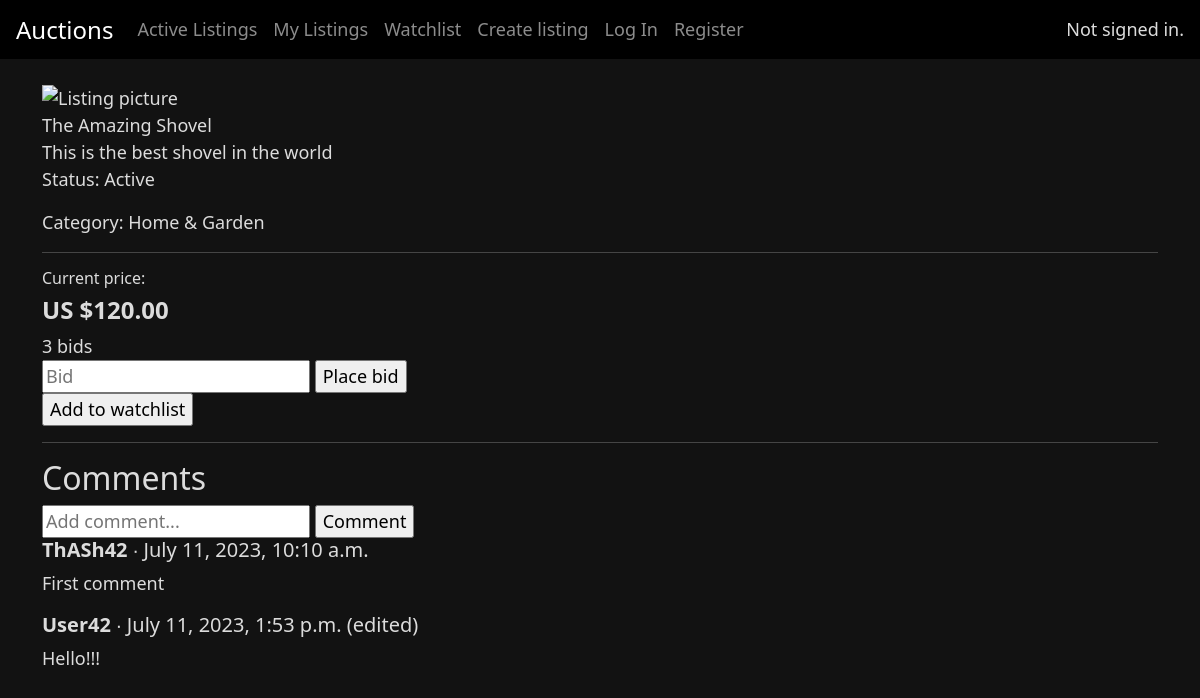
Before: /listing/1 with the older database file.
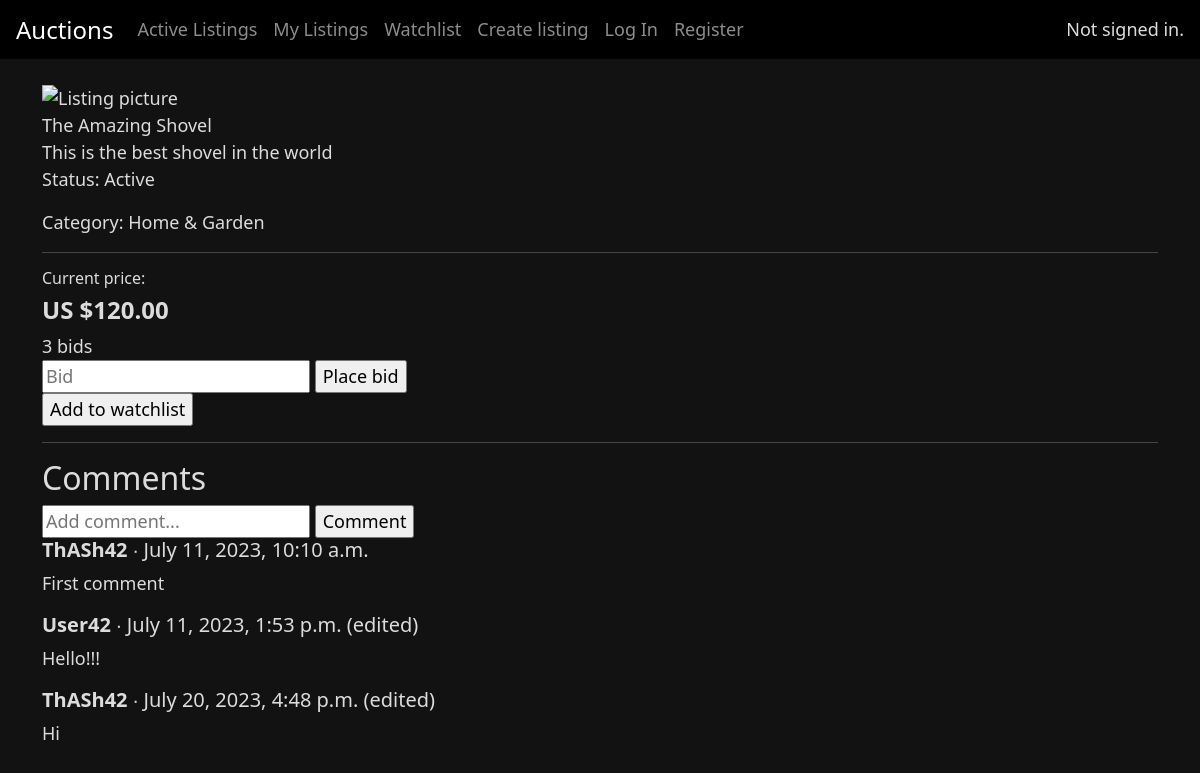
After: the same page with the newer database file.
### auctions/models.py (models this page shows, shortened)
class Comment(models.Model):
    commentator = models.ForeignKey(
        User, on_delete=models.CASCADE, related_name="commentator"
    )
    message = models.TextField(max_length=1000)
    time = models.DateTimeField(auto_now_add=True)
    is_modified = models.BooleanField(default=False)

class User(AbstractUser):
    pass

### auctions/views.py (the view)
# urls.py: path("listing/<int:listing_id>", views.listing, name="listing"),
def listing(request, listing_id):
    listing = Listing.objects.get(pk=listing_id)
    is_watching = request.user in listing.watchlist.all()
    owner_id = listing.owner.id
    is_owner = True if request.user.id == owner_id else False
    comments = listing.comments.all()
    current_price = get_price(listing)
    for category_tuple in CATEGORY_CHOICES:
        if category_tuple[0] == listing.category:
            category = category_tuple[1]
            break
    return render(request, "auctions/listing.html", {
        "listing": listing,
        "is_watching": is_watching,
        "comments": comments,
        "is_owner": is_owner,
        "current_price": current_price,
        "category": category,
    })

### auctions/utilities.py (called while the page is built)
def get_price(listing):
    if listing.bids.exists():
        bid = listing.bids.order_by('-price').first()
        return bid.price
    else:
        return listing.start_bid

### auctions/templates/auctions/listing.html (shortened to what this page needs)
{% extends 'auctions/layout.html' %}
{% block body %}
<section>
    <div>
        <img src="{{ listing.image }}" alt="Listing picture" style="width:300px">
    </div>
    <div>
            {{ listing.title }}
            <br>
            {{ listing.description }}
            {% if listing.active_status == "active" %}
            <p>Status: Active</p>
            {% elif listing.active_status == "inactive" %}
            <p>Status: Inactive</p>
            {% else %}
            <p>Status: Closed</p>
            <p>Winner: {{ listing.winner }}</p>
        {% endif %}
        <p>Category: {{ category }}</p>
    </div>
    <hr>
</section>
<section>
    <div>
        {% if not listing.bids.count == 0 %}
        <div>
            <h6>Current price:</h6>
            <h4><strong>US ${{ current_price }}</strong></h4>
        </div>
        {% else %}
        <div>
            <h6>Start bid:</h6>
            <h4><strong>US ${{ current_price }} </strong></h4>
        </div>
        {% endif %}
        <div>
            <a href="{% url 'bids' listing.id %}">
                {{ listing.bids.count }}
                {% if listing.bids.count == 1 %}
                    bid
                {% else %}
                    bids
                {% endif %}
            </a>
        </div>
    </div>
    {% if not is_owner %}
        <div>
            {% if not listing.active_status == "closed" %}
                <form action="{% url 'bid' listing.id %}", method="POST">
                    <input name="bid" type="number" step= 0.01 placeholder="Bid">
                    <input type="submit" value="Place bid">
                </form>
            {% endif %}
            {% if not is_watching %}
                <form action="{% url 'watchlist' listing.id %}" method="POST">
                    <input type="submit" value="Add to watchlist">
                </form>
            {% else %}
                <form action="{% url 'delete_watchlist' listing.id %}" method="POST">
                    {% csrf_token %}
                    <input type="submit" value="Unwatch">
                </form>
            {% endif %}
        </div>
    {% endif %}
</section>
<hr>
<section>
    <h2>Comments</h2>
    <div>
        <form action="{% url 'comment' listing.id %}" method="POST">
            <input name="message" type="text" placeholder="Add comment...">
            <input type="submit" value="Comment">
        </form>
    </div>
    {% for comment in comments %}
        <div>
            <h5>
                <strong>
                    {{comment.commentator}}
                </strong>
                ∙
                {{ comment.time }}
                {% if comment.is_modified %} (edited) {% endif %}
            </h5>
            <p>{{ comment.message }}</p>
        </div>
    {% endfor %}
</section>
{% endblock body %}

Changed rows visible on the page:
added Comment: commentator "ThASh42", time "July 20, 2023, 4:48 p.m.", is_modified "(edited)", message "Hi"
